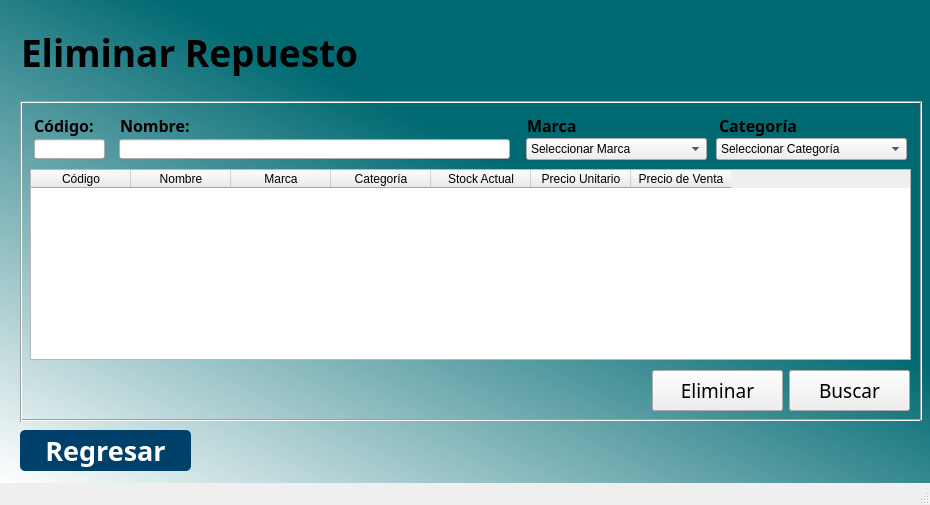
<?xml version="1.0" encoding="UTF-8"?>
<ui version="4.0">
 <class>MainWindow</class>
 <widget class="QMainWindow" name="MainWindow">
  <property name="geometry">
   <rect>
    <x>0</x>
    <y>0</y>
    <width>930</width>
    <height>505</height>
   </rect>
  </property>
  <property name="minimumSize">
   <size>
    <width>930</width>
    <height>505</height>
   </size>
  </property>
  <property name="maximumSize">
   <size>
    <width>930</width>
    <height>505</height>
   </size>
  </property>
  <property name="windowTitle">
   <string>MainWindow</string>
  </property>
  <property name="styleSheet">
   <string notr="true">QWidget#centralwidget{
background-color: qlineargradient(spread:pad, x1:0.829, y1:0.107455, x2:0, y2:1, stop:0.295455 rgba(0, 105, 114, 255), stop:1 rgba(255, 255, 255, 255));}</string>
  </property>
  <widget class="QWidget" name="centralwidget">
   <widget class="QLabel" name="label">
    <property name="geometry">
     <rect>
      <x>21</x>
      <y>22</y>
      <width>381</width>
      <height>61</height>
     </rect>
    </property>
    <property name="font">
     <font>
      <family>Century Gothic</family>
      <pointsize>28</pointsize>
      <weight>75</weight>
      <italic>false</italic>
      <bold>true</bold>
      <underline>false</underline>
     </font>
    </property>
    <property name="styleSheet">
     <string notr="true">color:'white';</string>
    </property>
    <property name="text">
     <string>Eliminar Repuesto</string>
    </property>
   </widget>
   <widget class="QPushButton" name="btnEliminar">
    <property name="geometry">
     <rect>
      <x>652</x>
      <y>370</y>
      <width>131</width>
      <height>41</height>
     </rect>
    </property>
    <property name="font">
     <font>
      <family>Century Gothic</family>
      <pointsize>14</pointsize>
     </font>
    </property>
    <property name="text">
     <string>Eliminar</string>
    </property>
    <property name="icon">
     <iconset>
      <normaloff>../Img/deleting.png</normaloff>../Img/deleting.png</iconset>
    </property>
    <property name="iconSize">
     <size>
      <width>28</width>
      <height>28</height>
     </size>
    </property>
   </widget>
   <widget class="QLabel" name="label_10">
    <property name="geometry">
     <rect>
      <x>678</x>
      <y>12</y>
      <width>241</width>
      <height>81</height>
     </rect>
    </property>
    <property name="styleSheet">
     <string notr="true"/>
    </property>
    <property name="text">
     <string/>
    </property>
    <property name="pixmap">
     <pixmap>../Img/LOGO PNG 1.png</pixmap>
    </property>
    <property name="scaledContents">
     <bool>true</bool>
    </property>
   </widget>
   <widget class="QLabel" name="label_11">
    <property name="geometry">
     <rect>
      <x>120</x>
      <y>115</y>
      <width>81</width>
      <height>21</height>
     </rect>
    </property>
    <property name="font">
     <font>
      <family>Century Gothic</family>
      <pointsize>12</pointsize>
      <weight>75</weight>
      <bold>true</bold>
     </font>
    </property>
    <property name="styleSheet">
     <string notr="true">color:'white';</string>
    </property>
    <property name="text">
     <string>Nombre:</string>
    </property>
   </widget>
   <widget class="QLineEdit" name="txtCodigo">
    <property name="geometry">
     <rect>
      <x>34</x>
      <y>139</y>
      <width>71</width>
      <height>20</height>
     </rect>
    </property>
    <property name="font">
     <font>
      <family>Century Gothic</family>
      <pointsize>10</pointsize>
     </font>
    </property>
   </widget>
   <widget class="QLabel" name="label_13">
    <property name="geometry">
     <rect>
      <x>719</x>
      <y>115</y>
      <width>81</width>
      <height>21</height>
     </rect>
    </property>
    <property name="font">
     <font>
      <family>Century Gothic</family>
      <pointsize>12</pointsize>
      <weight>75</weight>
      <bold>true</bold>
     </font>
    </property>
    <property name="styleSheet">
     <string notr="true">color:'white';</string>
    </property>
    <property name="text">
     <string>Categoría</string>
    </property>
   </widget>
   <widget class="QLabel" name="lblCodigo_2">
    <property name="geometry">
     <rect>
      <x>34</x>
      <y>115</y>
      <width>71</width>
      <height>21</height>
     </rect>
    </property>
    <property name="font">
     <font>
      <family>Century Gothic</family>
      <pointsize>12</pointsize>
      <weight>75</weight>
      <bold>true</bold>
     </font>
    </property>
    <property name="styleSheet">
     <string notr="true">color:'white';</string>
    </property>
    <property name="text">
     <string>Código:</string>
    </property>
   </widget>
   <widget class="QLabel" name="label_14">
    <property name="geometry">
     <rect>
      <x>527</x>
      <y>115</y>
      <width>81</width>
      <height>21</height>
     </rect>
    </property>
    <property name="font">
     <font>
      <family>Century Gothic</family>
      <pointsize>12</pointsize>
      <weight>75</weight>
      <bold>true</bold>
     </font>
    </property>
    <property name="styleSheet">
     <string notr="true">color:'white';</string>
    </property>
    <property name="text">
     <string>Marca</string>
    </property>
   </widget>
   <widget class="QLineEdit" name="txtNombre">
    <property name="geometry">
     <rect>
      <x>119</x>
      <y>139</y>
      <width>391</width>
      <height>20</height>
     </rect>
    </property>
    <property name="font">
     <font>
      <family>Century Gothic</family>
      <pointsize>10</pointsize>
     </font>
    </property>
   </widget>
   <widget class="QComboBox" name="cmbMarca">
    <property name="geometry">
     <rect>
      <x>526</x>
      <y>138</y>
      <width>181</width>
      <height>22</height>
     </rect>
    </property>
    <item>
     <property name="text">
      <string>Seleccionar Marca</string>
     </property>
    </item>
   </widget>
   <widget class="QComboBox" name="cmbCategoria">
    <property name="geometry">
     <rect>
      <x>716</x>
      <y>138</y>
      <width>191</width>
      <height>22</height>
     </rect>
    </property>
    <item>
     <property name="text">
      <string>Seleccionar Categoría</string>
     </property>
    </item>
   </widget>
   <widget class="QTableWidget" name="tblRepuestos">
    <property name="geometry">
     <rect>
      <x>30</x>
      <y>169</y>
      <width>881</width>
      <height>191</height>
     </rect>
    </property>
    <property name="font">
     <font>
      <family>Century Gothic</family>
      <pointsize>10</pointsize>
     </font>
    </property>
    <column>
     <property name="text">
      <string>Código</string>
     </property>
    </column>
    <column>
     <property name="text">
      <string>Nombre</string>
     </property>
    </column>
    <column>
     <property name="text">
      <string>Marca</string>
     </property>
    </column>
    <column>
     <property name="text">
      <string>Categoría</string>
     </property>
    </column>
    <column>
     <property name="text">
      <string>Stock Actual</string>
     </property>
    </column>
    <column>
     <property name="text">
      <string>Precio Unitario</string>
     </property>
    </column>
    <column>
     <property name="text">
      <string>Precio de Venta</string>
     </property>
    </column>
   </widget>
   <widget class="Line" name="line">
    <property name="geometry">
     <rect>
      <x>20</x>
      <y>92</y>
      <width>901</width>
      <height>20</height>
     </rect>
    </property>
    <property name="orientation">
     <enum>Qt::Horizontal</enum>
    </property>
   </widget>
   <widget class="Line" name="line_2">
    <property name="geometry">
     <rect>
      <x>20</x>
      <y>410</y>
      <width>901</width>
      <height>20</height>
     </rect>
    </property>
    <property name="orientation">
     <enum>Qt::Horizontal</enum>
    </property>
   </widget>
   <widget class="Line" name="line_3">
    <property name="geometry">
     <rect>
      <x>6</x>
      <y>101</y>
      <width>31</width>
      <height>321</height>
     </rect>
    </property>
    <property name="orientation">
     <enum>Qt::Vertical</enum>
    </property>
   </widget>
   <widget class="Line" name="line_5">
    <property name="geometry">
     <rect>
      <x>906</x>
      <y>101</y>
      <width>31</width>
      <height>320</height>
     </rect>
    </property>
    <property name="orientation">
     <enum>Qt::Vertical</enum>
    </property>
   </widget>
   <widget class="QPushButton" name="btnRegresar">
    <property name="geometry">
     <rect>
      <x>20</x>
      <y>430</y>
      <width>171</width>
      <height>41</height>
     </rect>
    </property>
    <property name="font">
     <font>
      <family>Century Gothic</family>
      <pointsize>20</pointsize>
      <weight>75</weight>
      <italic>false</italic>
      <bold>true</bold>
     </font>
    </property>
    <property name="styleSheet">
     <string notr="true">border-radius:5px;
color:white;
background-color: rgb(0, 65, 108);</string>
    </property>
    <property name="text">
     <string>Regresar</string>
    </property>
    <property name="icon">
     <iconset>
      <normaloff>../Img/left-arrow.png</normaloff>../Img/left-arrow.png</iconset>
    </property>
    <property name="iconSize">
     <size>
      <width>25</width>
      <height>25</height>
     </size>
    </property>
   </widget>
   <widget class="QPushButton" name="btnBuscar">
    <property name="geometry">
     <rect>
      <x>789</x>
      <y>370</y>
      <width>121</width>
      <height>41</height>
     </rect>
    </property>
    <property name="font">
     <font>
      <family>Century Gothic</family>
      <pointsize>14</pointsize>
     </font>
    </property>
    <property name="text">
     <string>Buscar</string>
    </property>
    <property name="icon">
     <iconset>
      <normaloff>../Img/loupe.png</normaloff>../Img/loupe.png</iconset>
    </property>
    <property name="iconSize">
     <size>
      <width>28</width>
      <height>28</height>
     </size>
    </property>
   </widget>
  </widget>
  <widget class="QMenuBar" name="menubar">
   <property name="geometry">
    <rect>
     <x>0</x>
     <y>0</y>
     <width>930</width>
     <height>21</height>
    </rect>
   </property>
  </widget>
  <widget class="QStatusBar" name="statusbar"/>
 </widget>
 <resources/>
 <connections/>
</ui>
